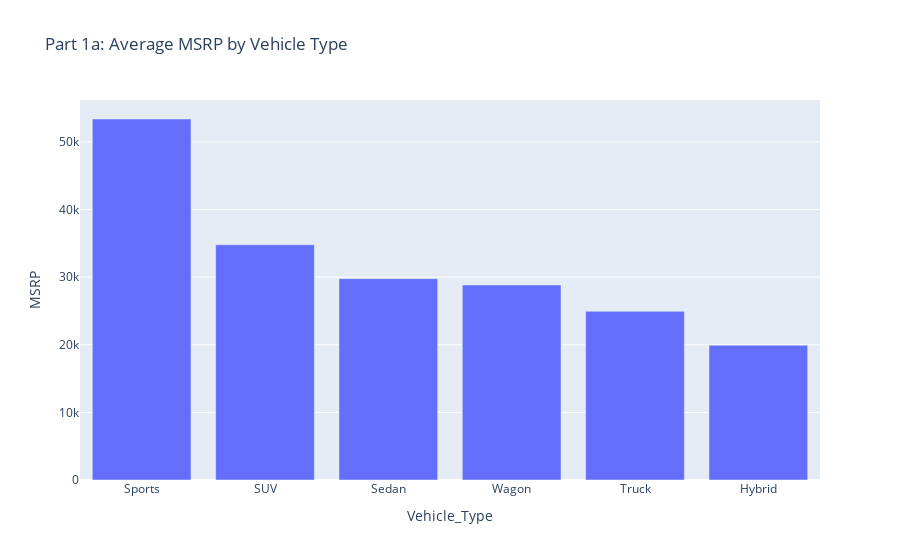
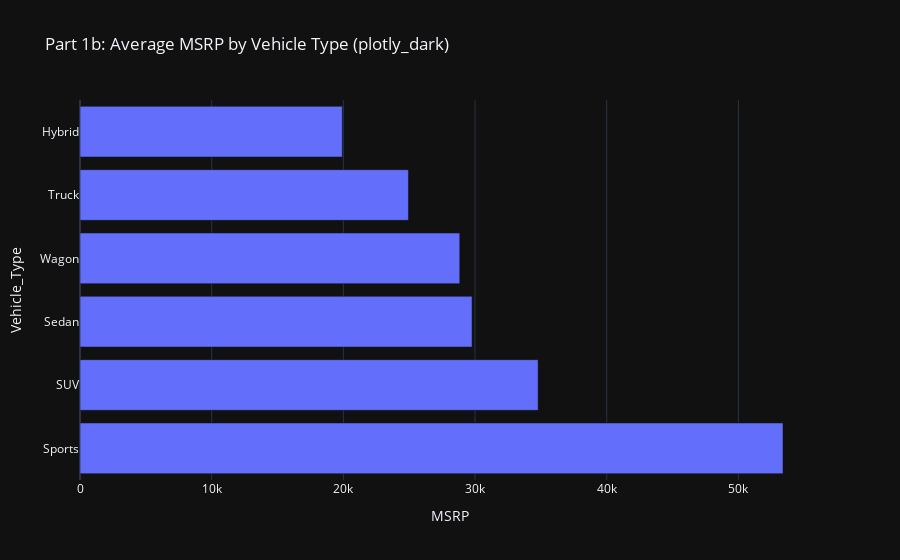

Notebook code cell kept with these figures, in order:
### Markdown cell above
# Part 1

### Code cell
#importing the libraries
import pandas as pd 
import plotly.express as px

#reading the data
df = pd.read_csv('Cars.csv')

#cleaning the data
df['MSRP'] = df['MSRP'].astype(float)
df['Invoice'] = df['Invoice'].astype(float)
df['MPG_City'] = df['MPG_City'].astype(float)
df['MPG_Hwy'] = df['MPG_Hwy'].astype(float)

#grouping the data
categories_to_groupby = ["Vehicle_Type"] 
measures_to_group = ['MPG_City', 'MPG_Hwy', 'MSRP', 'Invoice']
ser = df.groupby(categories_to_groupby)[measures_to_group].mean()
ser

#checking if the data is a series or a dataframe
if (isinstance(ser,pd.Series)): 
    df_grouped = ser.to_frame()
else:
    df_grouped = ser
print(df_grouped.shape)

#sorting the data
df_grouped = df_grouped.sort_values(by='MSRP', ascending=False)
print(df_grouped.head())

#create the vertical bar plot with white background 
fig = px.bar(df_grouped, x=df_grouped.index, y='MSRP', title='Part 1a: Average MSRP by Vehicle Type', labels={'x':'Vehicle Type', 'y':'Average MSRP'})
fig.show()

#create the horizontal bar plot with black background
fig = px.bar(df_grouped, x='MSRP', y=df_grouped.index, title='Part 1b: Average MSRP by Vehicle Type (plotly_dark)', labels={'x':'Average MSRP', 'y':'Vehicle Type'}, orientation='h', template='plotly_dark')
fig.show()

### Figure 1 — Plotly figure (JSON) as saved in the notebook; plotly's stock layout.template omitted (floating-point values rounded to 4 significant figures)
{"data": [{"hovertemplate": "Vehicle_Type=%{x}<br>MSRP=%{y}<extra></extra>", "legendgroup": "", "marker": {"color": "#636efa", "pattern": {"shape": ""}}, "name": "", "orientation": "v", "showlegend": false, "textposition": "auto", "type": "bar", "x": ["Sports", "SUV", "Sedan", "Wagon", "Truck", "Hybrid"], "xaxis": "x", "y": [53390.0, 34790.0, 29770.0, 28840.0, 24940.0, 19920.0], "yaxis": "y"}], "layout": {"barmode": "relative", "legend": {"tracegroupgap": 0}, "title": {"text": "Part 1a: Average MSRP by Vehicle Type"}, "xaxis": {"anchor": "y", "domain": [0, 1], "title": {"text": "Vehicle_Type"}}, "yaxis": {"anchor": "x", "domain": [0, 1], "title": {"text": "MSRP"}}}}

### Figure 2 — Plotly figure (JSON) as saved in the notebook; plotly's stock layout.template omitted (floating-point values rounded to 4 significant figures)
{"data": [{"hovertemplate": "MSRP=%{x}<br>Vehicle_Type=%{y}<extra></extra>", "legendgroup": "", "marker": {"color": "#636efa", "pattern": {"shape": ""}}, "name": "", "orientation": "h", "showlegend": false, "textposition": "auto", "type": "bar", "x": [53390.0, 34790.0, 29770.0, 28840.0, 24940.0, 19920.0], "xaxis": "x", "y": ["Sports", "SUV", "Sedan", "Wagon", "Truck", "Hybrid"], "yaxis": "y"}], "layout": {"barmode": "relative", "legend": {"tracegroupgap": 0}, "title": {"text": "Part 1b: Average MSRP by Vehicle Type (plotly_dark)"}, "xaxis": {"anchor": "y", "domain": [0, 1], "title": {"text": "MSRP"}}, "yaxis": {"anchor": "x", "domain": [0, 1], "title": {"text": "Vehicle_Type"}}}}
